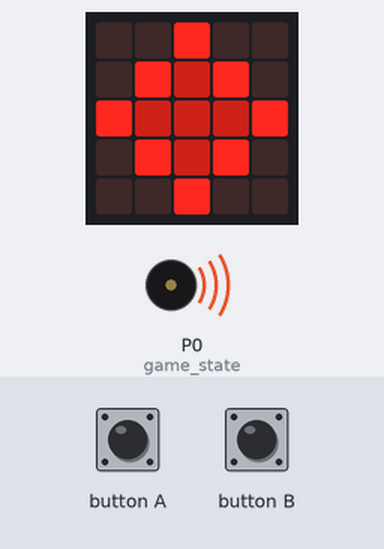
This program was run on a simulated BBC micro:bit running MicroPython. Shown: the board's 5×5 LED display, buzzer (waves = sounding). The inputs (shaded band) are chosen by the test bench. Random numbers come from a fixed seed.

Above: at 1.25 s.
1.3 s: button A pressed for 0.15 s
At 2.2 s:
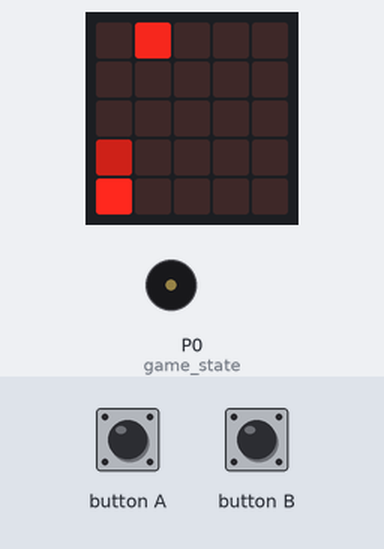
3.9 s: button B pressed for 0.15 s
At 4.5 s:
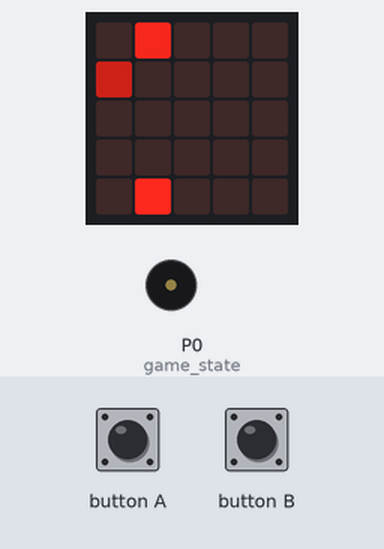
4.6 s: button B pressed for 1 s
At 5.7 s:
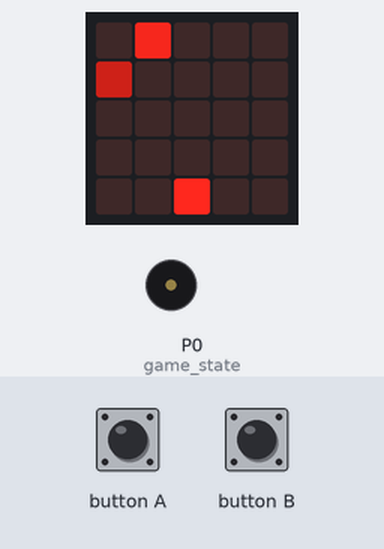
8.6 s: button A pressed for 1 s
At 9.6 s:
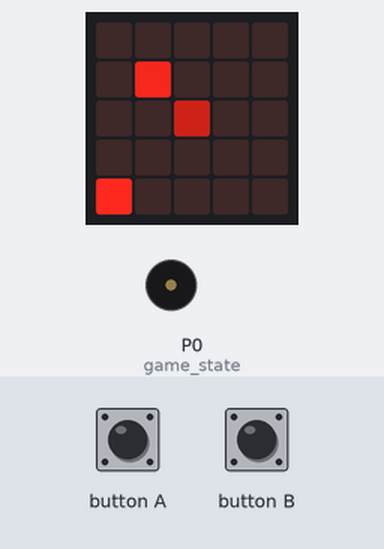
12.6 s: button B pressed for 3.2 s
At 15.3 s:
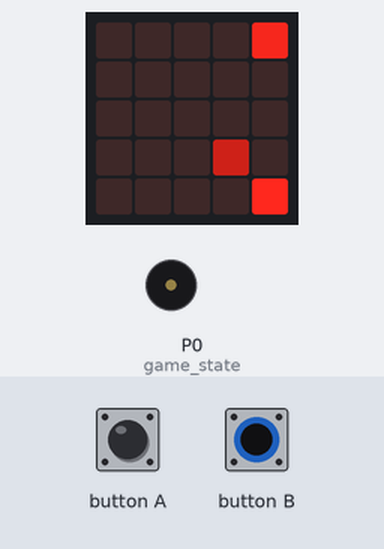
16.4 s: button A pressed for 3.2 s
At 19.4 s:
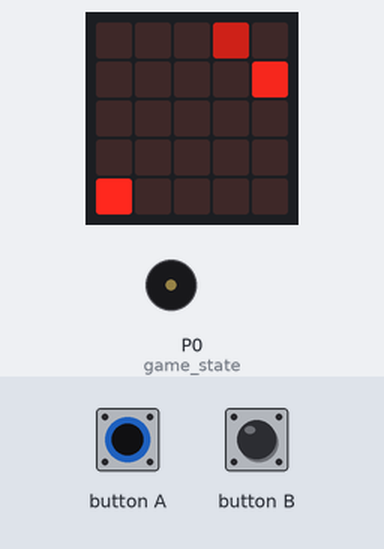
Timing chart, 0 to 20.9 s (numbered marks = the images above; inputs shaded):
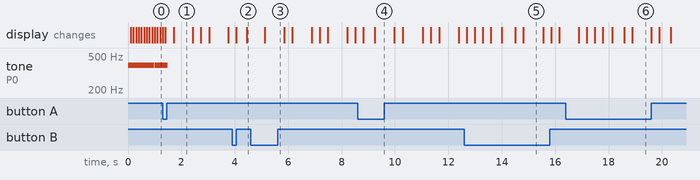

The program:

Weltraumspiel.py
```python
from microbit import *

import music
import random

STATE_START = 0
STATE_RUN = 1
STATE_END = 2

LEFT = -1
STOP = 0
RIGHT = 1

LOST = 0
WIN = 1
UNKNOWN = -1

lost_or_win = UNKNOWN

ACCELEROMETER = False

MICROPHONE = False

THEME_MELODY = [ 'G4:4', 'G4:4', 'G4:4', 'D4:2','A4:8', 'G4:2', 'C5:8', 'B4:4',
                 'A4:2']

SHIP_IMAGES = [
    Image("00000:"
          "00000:"
          "00900:"
          "09490:"
          "94449"),
    Image("00000:00900:09490:94449:09490"),
    Image("00900:09490:94449:09490:00900"),
    Image("09490:94449:09490:00900:00000"),
    Image("94449:09490:00900:00000:00000")
]

game_state = STATE_START
stone_count = 0

def start_game():
    music.play(THEME_MELODY, wait=False,loop=True)

    while True:
        # Taste abfragen
        if button_a.was_pressed() or button_b.was_pressed():
            break

        # Raumschiff zeigen
        for image in SHIP_IMAGES:
            display.show(image)
            sleep(100)

    music.stop()


class Timer:
    def __init__(self,max_value) -> None:
        self.max_value = max_value
        self.current_value = max_value

    def update_and_check(self, difference)-> bool :
        result = False
        self.current_value -= difference
        if self.current_value < 0:
            self.current_value = self.max_value
            result = True

        return result

class Actor:
    def __init__(self, x, y, speed=0) -> None:
        self.x = x
        self.y = y
        self.timer = Timer(speed)

    def update(self):
        pass


class Player(Actor):
    def __init__(self, x, y, direction=STOP, speed=0) -> None:
        super().__init__(x, y, speed)
        self.direction = direction

    def update(self):
        if self.direction == LEFT:
            self.x = max(0,self.x-1)

        if self.direction == RIGHT:
            self.x = min(4,self.x+1)


class Rocket(Actor):
    def __init__(self, x=-1, y=-1, speed=0) -> None:
        super().__init__(x, y, speed)
        if x == -1:
            self.init()

    def init(self):
        self.x = player.x
        self.y = player.y-1

    def update(self):
        self.y -= 1

        if self.y < 0 :
            self.init()

        # hit rocket a stone?
        if stone.x == rocket.x and stone.y == rocket.y:
            global stone_count
            stone_count += 1
            self.init()
            stone.init()


class Stone(Actor):
    def __init__(self, x=-1, y=-1, speed=0) -> None:
        super().__init__(x, y, speed)
        if x == -1:
            self.init()

    def init(self):
        self.x = random.randint(0,4)
        self.y = 0

    def update(self):
        self.y += 1

        if self.y > 4:
            self.init()

        # hit stone player?
        if self.x == player.x and self.y == player.y:
            lost_or_win = LOST


player = Player(0,4,direction=STOP,speed=20)
rocket = Rocket(speed=50)
stone  = Stone(speed=200)

actors = [player, rocket, stone]

def input():
    if button_a.is_pressed():
        player.direction = LEFT
    elif button_b.is_pressed():
        player.direction = RIGHT
    else:
        player.direction = STOP

    if ACCELEROMETER:
        if accelerometer.is_gesture("left"):
            player.direction = LEFT
        elif accelerometer.is_gesture("right"):
            player.direction = RIGHT
        else:
            player.direction = STOP

    if MICROPHONE:
        if microphone.is_event(SoundEvent.QUIET):
            player.direction = LEFT
        elif microphone.is_event(SoundEvent.LOUD):
            player.direction = RIGHT
        else:
            player.direction = STOP


def update(difference):
    for a in actors:
        if a.timer.update_and_check(difference):
            a.update()


def paint():
    display.clear()
    display.set_pixel(player.x,player.y,9)
    display.set_pixel(rocket.x,rocket.y,4)
    display.set_pixel(stone.x, stone.y, 8)


def game_loop(difference):
    input()
    update(difference)
    paint()

def do_gameloop(last_run):
    global game_state, lost_or_win

    now = running_time()
    game_loop(now-last_run)
    last_run = now

    if stone_count > 2:
        lost_or_win = WIN

    if lost_or_win != UNKNOWN:
        game_state = STATE_END

def end_game():
    if lost_or_win == WIN:
        display.show("Win")
    else:
        display.show("Lost")


while True:
    last_run = running_time()

    if game_state == STATE_START:
        start_game()
        game_state = STATE_RUN

    elif game_state == STATE_RUN:
        do_gameloop(last_run)

    elif game_state == STATE_END:
        end_game()
```

Measured:
- what the display in image 1 shows lasts 0.7 s, from 1.7 s to 2.4 s
